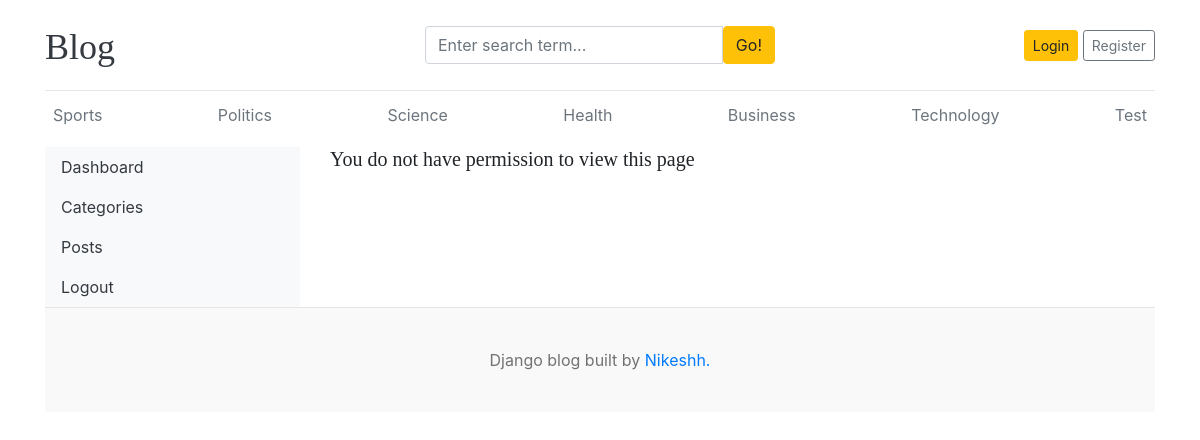
The page /dashboard/users/ on the database its author committed.
### blogs/models.py (models this page shows, shortened)
class Category(models.Model):
  category_name = models.CharField(max_length=50, unique=True)
  created_at = models.DateTimeField(auto_now_add=True)
  updated_at = models.DateTimeField(auto_now=True)
  class Meta:
    verbose_name_plural = "Categories"

### dashboard/views.py (the view)
# urls.py: path('users/', views.users, name='users'),
def users(request):
    users = User.objects.all()
    context = {
        'users': users,
    }
    return render(request, 'dashboard/users.html', context)

### blogs/context_processors.py (called while the page is built)
def get_categories(request):
  categories = Category.objects.all()
  return dict(categories=categories)

def get_social_links(request):
  social_links = SocialLink.objects.all()
  return dict(social_links=social_links)

### templates/dashboard/users.html
{% extends 'base.html' %}
{% block content %}
<div class="row">
    {% include 'dashboard/sidebar.html' %}
    <div class="col-md-9">
      {% if perms.auth.view_user %}
        <h2>All Users</h2>
        <a href="{% url 'add_user' %}" class="btn btn-dark text-light float-right mb-2">Add User</a>
        <table class="table table-hover">
            <thead>
              <tr>
                <th>#</th>
                <th>Full Name</th>
                <th>Username</th>
                <th>Email</th>
                <th>Active</th>
                <th>Staff</th>
                <th>Superuser</th>
                <th>Action</th>
              </tr>
            </thead>
            <tbody>
            {% for user in users %}
              <tr>
                <td>{{ forloop.counter }}</td>
                <td>{{ user.first_name }} {{ user.last_name }}</td>
                <td>{{ user.username }}</td>
                <td>{{ user.email }}</td>
                <td>{% if user.is_active %}<i class="fa fa-check text-success"></i>{% else %}<i class="fa fa-times text-danger"></i>{% endif %}</td>
                <td>{% if user.is_staff %}<i class="fa fa-check text-success"></i>{% else %}<i class="fa fa-times text-danger"></i>{% endif %}</td>
                <td>{% if user.is_superuser %}<i class="fa fa-check text-success"></i>{% else %}<i class="fa fa-times text-danger"></i>{% endif %}</td>
                <td>
                    <a href="{% url 'edit_user' user.id %}"><i class="fa fa-edit text-success"></i></a>
                    &nbsp;
                    <a href="{% url 'delete_user' user.id %}"><i class="fa fa-trash text-danger"></i></a>
                </td>
              </tr>
            {% endfor %}
            </tbody>
          </table>
          {% else %}
          <h5>You do not have permission to view this page</h5>
        {% endif %}
    </div>
</div>
{% endblock %}

### templates/base.html (shortened to what this page needs)
{% load static %}
<!DOCTYPE html>
<html lang="en">
  <head>
    <link
      href="https://getbootstrap.com/docs/4.0/dist/css/bootstrap.min.css"
      rel="stylesheet"/>
    <link href="{% static 'css/blog.css' %}" rel="stylesheet" />
    <link rel="stylesheet" href="https://cdnjs.cloudflare.com/ajax/libs/font-awesome/4.7.0/css/font-awesome.min.css">
  </head>
  <body>
    <div class="container">
      <header class="blog-header py-3">
        <div class="row flex-nowrap justify-content-between align-items-center">
          <div class="col-4 pt-1">
            <a class="blog-header-logo text-dark" href="/">Blog</a>
          </div>
          <div class="col-4">
            <form method="GET" action="{% url 'search' %}">
              <div class="input-group">
                <input type="text" class="form-control" name="keyword" value="{{keyword}}" placeholder="Enter search term...", aria-label="Enter search term">
                <button type="submit" id="button-search" class="btn btn-warning" >Go!</button>
              </div>
            </form>
          </div>
          <div class="col-4 d-flex justify-content-end align-items-center">
            {% if not user.is_authenticated %}
            <a class="btn btn-sm btn-warning" href="{% url 'login' %}">Login</a> &nbsp;
            <a class="btn btn-sm btn-outline-secondary" href="{% url 'register' %}">Register</a>
            {% else %}
            <span>
              <a href="{% url 'dashboard' %}">Dashboard</a>
            </span>
            <a class="btn btn-sm btn-warning" href="{% url 'logout' %}">Logout</a>
            {% endif %}
          </div>
        </div>
      </header>
      <div class="nav-scroller py-1 mb-2">
        <nav class="nav d-flex justify-content-between">
          {% for category in categories %}
          <a class="p-2 text-muted" href="{% url 'post_by_category' category.id %}">{{category.category_name}}</a>
          {% endfor %}
        </nav>
      </div>
      {% block content %}
      {% endblock content %}
     <footer class="blog-footer">
      <p>Django blog built by <a href="#">Nikeshh.</a></p>
    </footer>
  </body>
</html>

### blog_main/static/css/blog.css (style rules this page uses)
.blog-header { border-bottom: 1px solid #e5e5e5; }
.blog-header-logo { font-family: "Playfair Display", Georgia, "Times New Roman", serif; font-size: 2.25rem; }
h1, h2, h3, h4, h5, h6 { font-family: "Playfair Display", Georgia, "Times New Roman", serif; }
.blog-footer { padding: 2.5rem 0; color: #727272; text-align: center; background-color: #f9f9f9; border-top: .05rem solid #e5e5e5; }
.blog-footer p:last-child { margin-bottom: 0; }

### rows shown on the page
Category: category_name "Sports"
Category: category_name "Politics"
Category: category_name "Science"
Category: category_name "Health"
Category: category_name "Business"
Category: category_name "Technology"
Category: category_name "Test"
